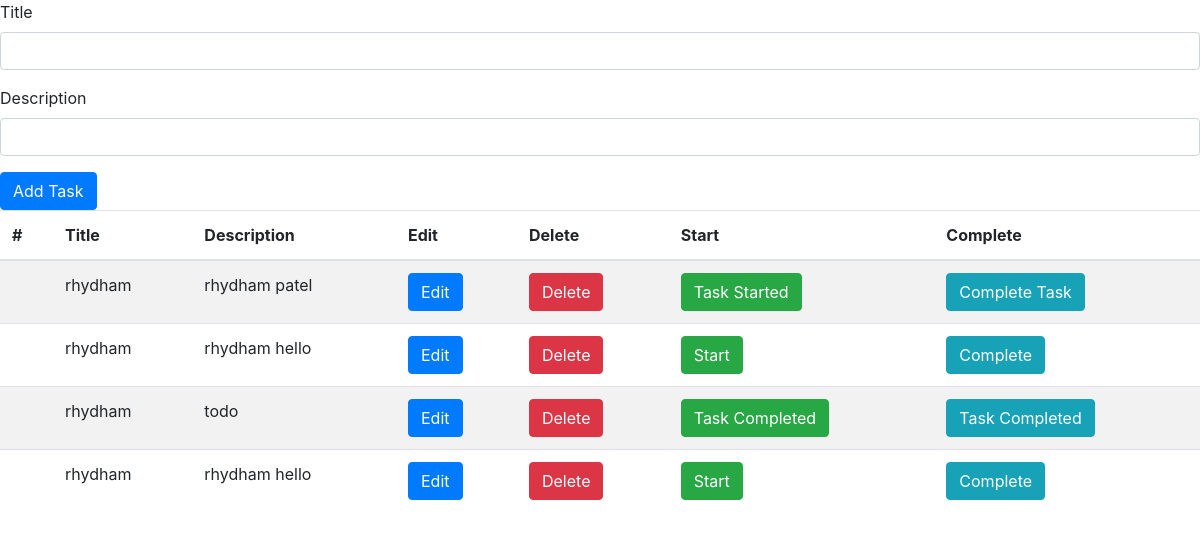
The page / on the database its author committed.
### TO_DO_List/models.py (models this page shows, shortened)
class task(models.Model):
    title = models.CharField(max_length=30)
    description = models.TextField()
    start = models.BooleanField(default=False)
    complete = models.BooleanField(default=False)

### TO_DO_List/views.py (the view, shortened to what this page needs)
# urls.py: path('', views.createNewTask, name="index"),
def createNewTask(request):
    task_list = task.objects.all()
    return render(request, 'newTaskCreation.html', {'task_list':task_list})

### templates/newTaskCreation.html (shortened to what this page needs)
<!doctype html>
<html lang="en">
<head>
  <link rel="stylesheet" href="https://cdn.jsdelivr.net/npm/bootstrap@4.3.1/dist/css/bootstrap.min.css"
>
</head>
<body>
  <form action="createNewTask" method="post">
    <div class="mb-3">
      <label for="exampleInputEmail1" class="form-label">Title</label>
      <input type="text" name="title" class="form-control" id="exampleInputEmail1" aria-describedby="emailHelp">
    </div>
    <div class="mb-3">
      <label for="exampleInputPassword1" class="form-label">Description</label>
      <input type="textarea" name="description" class="form-control" id="exampleInputPassword1">
    </div>
    <button type="submit" class="btn btn-primary">Add Task</button>
  </form>
  <table class="table table-striped">
    <thead>
      <tr>
        <th scope="col">#</th>
        <th scope="col">Title</th>
        <th scope="col">Description</th>
        <th scope="col">Edit</th>
        <th scope="col">Delete</th>
        <th scope="col">Start</th>
        <th scope="col">Complete</th>
      </tr>
    </thead>
    <tbody>
      {% for task in task_list %}
      <tr>
        <th scope="row">{{i}}</th>
        <td>{{task.title}}</td>
        <td>{{task.description}}</td>
        <td><a href="{% url 'edit' task.id %}" class="btn btn-primary">Edit</a></td>
        <td><a href="{% url 'delete' task.id %}" class="btn btn-danger">Delete</a></td>
        <td><a href="{% url 'start' task.id %}" class="btn btn-success">
            {% if not task.start%}
            Start{% endif %}
            {% if task.start %}
            {% if not task.complete %}Task Started{% endif %}{% endif %}
            {% if task.start and task.complete %}Task Completed{% endif %}
          </a></td>
        <td><a href="{% url 'complete' task.id %}" class="btn btn-info">
            {% if not task.complete %}
            {% if task.start %}Complete Task{% endif %} {% if not task.start %}Complete{% endif %}{% endif %}
            {% if task.complete and task.start%}Task Completed{% endif %}
          </a></td>
      </tr>
      {% endfor %}
    </tbody>
  </table>
</body>
</html>

### rows shown on the page
task: title "rhydham", description "rhydham patel", start "Task Started", complete "Complete Task"
task: title "rhydham", description "rhydham hello", start "Start", complete "Complete"
task: title "rhydham", description "todo", start "Task Completed", complete "Task Completed"
task: title "rhydham", description "rhydham hello", start "Start", complete "Complete"
